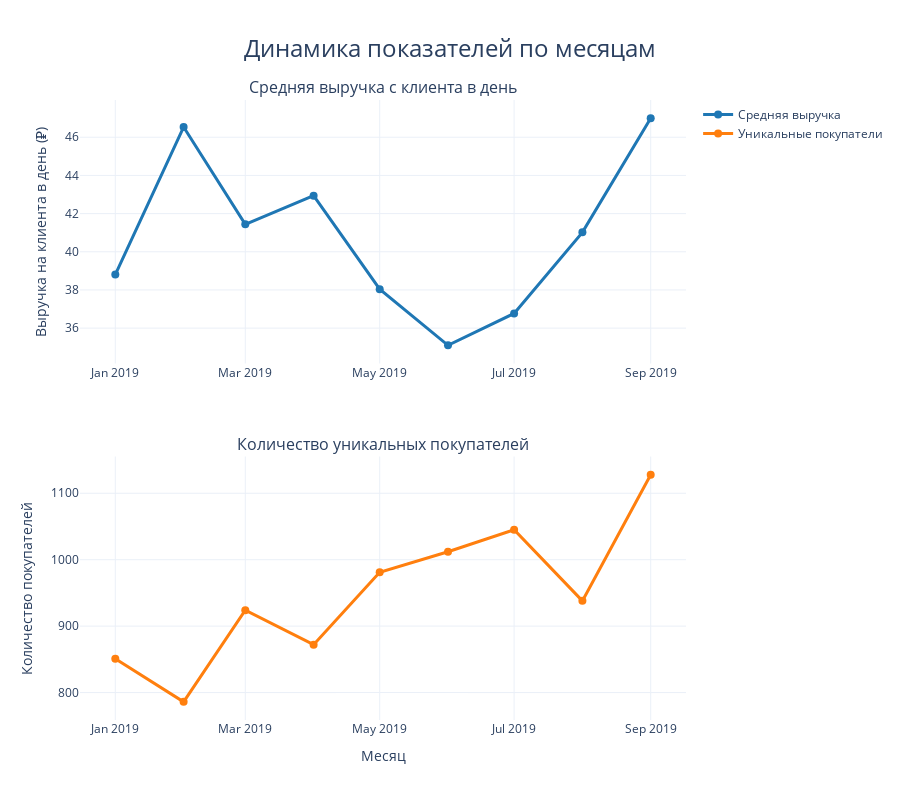

The cell this chart's notebook holds for it:
### Code cell
# Создаем интерактивный график
fig = make_subplots(
    rows=2, cols=1,
    subplot_titles=('Средняя выручка с клиента в день', 'Количество уникальных покупателей'),
    vertical_spacing=0.15
)

# График средней выручки
fig.add_trace(
    go.Scatter(
        x=monthly_stats['month_year'].astype(str),
        y=monthly_stats['avg_revenue_per_customer_per_day'],
        mode='lines+markers',
        name='Средняя выручка',
        line=dict(color='#1f77b4', width=3),
        marker=dict(size=8)
    ),
    row=1, col=1
)

# График количества покупателей
fig.add_trace(
    go.Scatter(
        x=monthly_stats['month_year'].astype(str),
        y=monthly_stats['customer_id'],
        mode='lines+markers',
        name='Уникальные покупатели',
        line=dict(color='#ff7f0e', width=3),
        marker=dict(size=8)
    ),
    row=2, col=1
)

# Обновляем layout
fig.update_layout(
    height=800,
    showlegend=True,
    title={
        'text': 'Динамика показателей по месяцам',
        'y':0.95,
        'x':0.5,
        'xanchor': 'center',
        'yanchor': 'top',
        'font': dict(size=24)
    },
    template='plotly_white'
)

# Обновляем оси
fig.update_xaxes(title_text='Месяц', row=2, col=1)
fig.update_yaxes(title_text='Выручка на клиента в день (₽)', row=1, col=1)
fig.update_yaxes(title_text='Количество покупателей', row=2, col=1)

# Показываем график
fig.show()

### Figure 1 — Plotly figure (JSON) as saved in the notebook; plotly's stock layout.template omitted (floating-point values rounded to 4 significant figures)
{"data": [{"line": {"color": "#1f77b4", "width": 3}, "marker": {"size": 8}, "mode": "lines+markers", "name": "Средняя выручка", "type": "scatter", "x": ["2019-01", "2019-02", "2019-03", "2019-04", "2019-05", "2019-06", "2019-07", "2019-08", "2019-09"], "xaxis": "x", "y": [38.81, 46.53, 41.44, 42.94, 38.04, 35.1, 36.77, 41.02, 47.0], "yaxis": "y"}, {"line": {"color": "#ff7f0e", "width": 3}, "marker": {"size": 8}, "mode": "lines+markers", "name": "Уникальные покупатели", "type": "scatter", "x": ["2019-01", "2019-02", "2019-03", "2019-04", "2019-05", "2019-06", "2019-07", "2019-08", "2019-09"], "xaxis": "x2", "y": [851, 786, 924, 872, 981, 1012, 1045, 938, 1128], "yaxis": "y2"}], "layout": {"annotations": [{"font": {"size": 16}, "showarrow": false, "text": "Средняя выручка с клиента в день", "x": 0.5, "xanchor": "center", "xref": "paper", "y": 1, "yanchor": "bottom", "yref": "paper"}, {"font": {"size": 16}, "showarrow": false, "text": "Количество уникальных покупателей", "x": 0.5, "xanchor": "center", "xref": "paper", "y": 0.425, "yanchor": "bottom", "yref": "paper"}], "height": 800, "showlegend": true, "title": {"font": {"size": 24}, "text": "Динамика показателей по месяцам", "x": 0.5, "xanchor": "center", "y": 0.95, "yanchor": "top"}, "xaxis": {"anchor": "y", "domain": [0, 1]}, "xaxis2": {"anchor": "y2", "domain": [0, 1], "title": {"text": "Месяц"}}, "yaxis": {"anchor": "x", "domain": [0.575, 1], "title": {"text": "Выручка на клиента в день (₽)"}}, "yaxis2": {"anchor": "x2", "domain": [0, 0.425], "title": {"text": "Количество покупателей"}}}}
